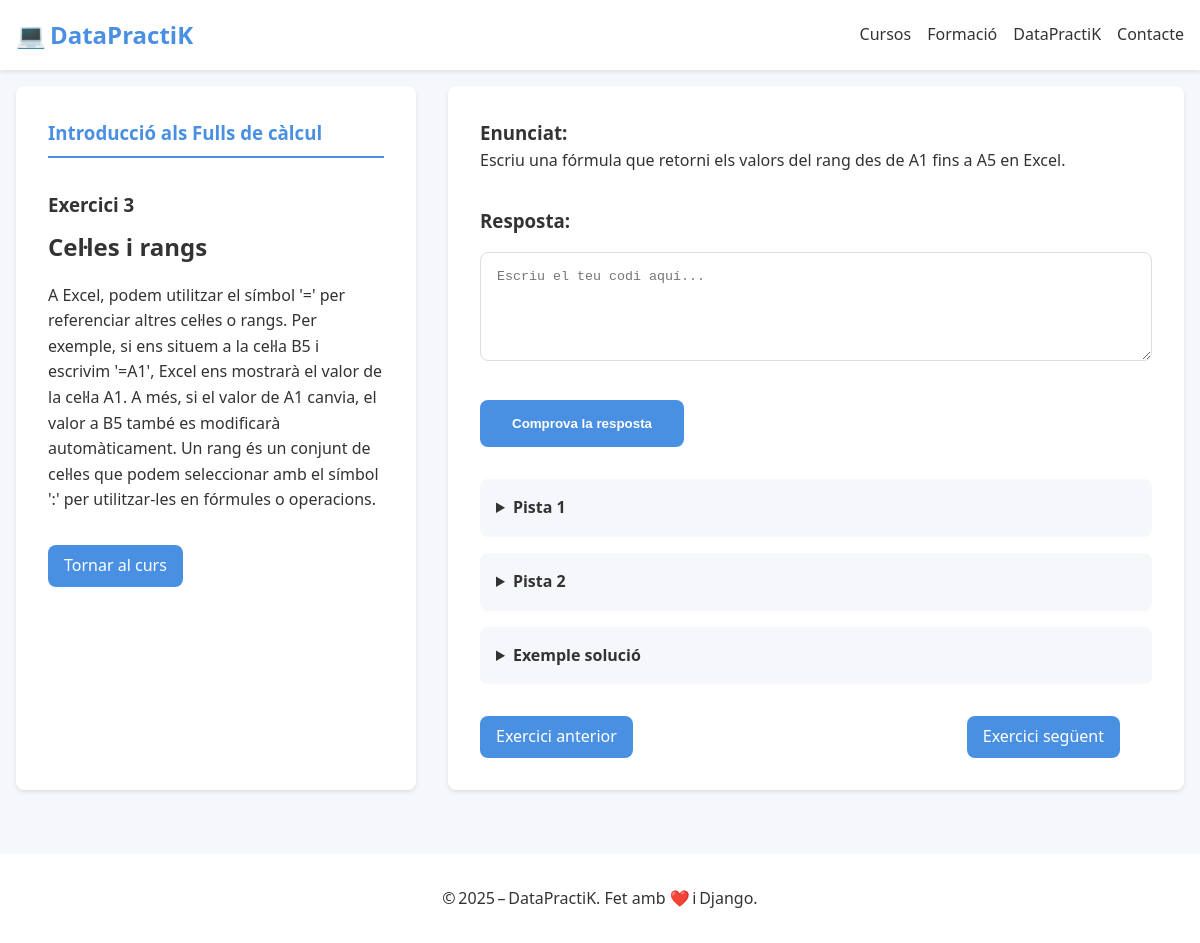
The page /curs/Excel/capitol/1/exercici/3/ on the database its author committed.
### app_django/models.py (models this page shows, shortened)
class Exercici(models.Model):
    class Tipus(models.TextChoices):
        CODI = 'codi', _("Escriure codi")
        TEST = 'test', _("Tipus test")
        IA = 'ia', _("Correcció amb IA")
        EXE = 'exe', _("Execució de codi")
    curs = models.ForeignKey(Curs, on_delete=models.CASCADE, related_name='exercicis', verbose_name=_("Curs"))
    capitol = models.ForeignKey(Capitol, on_delete=models.CASCADE, related_name='exercicis', verbose_name=_("Capítol"))
    numero = models.PositiveIntegerField(_("Número d'exercici"), default=0)
    titol = models.CharField(_("Títol de l'exercici"), max_length=200, null=True, blank=True)
    tipus = models.CharField(_("Tipus d'exercici"), max_length=20, choices=Tipus.choices)
    descripcio = models.TextField(_("Descripció"), null=True, blank=True)
    enunciat = models.TextField(_("Enunciat"))
    resposta_usuari = models.TextField(_("Resposta de l'usuari"), null=True, blank=True)
    solucio = models.TextField(_("Solució correcta"), null=True, blank=True)
    solucio_codi_1 = models.TextField(_("Solució en codi 1"), null=True, blank=True)
    solucio_codi_2 = models.TextField(_("Solució en codi 2"), null=True, blank=True)
    imatge_1 = models.ImageField(_("Imatge 1"), upload_to='exercicis/imatges/', null=True, blank=True)
    descripcio_imatge_1 = models.CharField(_("Descripció imatge 1"), max_length=255, null=True, blank=True)
    imatge_2 = models.ImageField(_("Imatge 2"), upload_to='exercicis/imatges/', null=True, blank=True)
    descripcio_imatge_2 = models.CharField(_("Descripció imatge 2"), max_length=255, null=True, blank=True)
    respostes_test = models.JSONField(_("Respostes del test"), null=True, blank=True)
    temps_estimat_minuts = models.IntegerField(_("Temps estimat (min)"), null=True, blank=True)
    pista_1 = models.TextField(_("Pista 1"), null=True, blank=True)
    pista_2 = models.TextField(_("Pista 2"), null=True, blank=True)
    class Meta:
        ordering = ['capitol__numero', 'numero']
        unique_together = ('capitol', 'numero')
        verbose_name = _("Exercici")
        verbose_name_plural = _("Exercicis")

class Capitol(models.Model):
    curs = models.ForeignKey(Curs, on_delete=models.CASCADE, related_name='capitols', verbose_name=_("Curs"))
    titol = models.CharField(_("Títol del capítol"), max_length=100)
    numero = models.PositiveIntegerField(_("Número del capítol"))
    dificultat = models.CharField(_("Dificultat"), max_length=50)
    preu = models.DecimalField(_("Preu"), max_digits=5, decimal_places=2, default=0.00)
    data_creacio = models.DateTimeField(_("Data de creació"), auto_now_add=True)
    class Meta:
        ordering = ['numero']
        unique_together = ('curs', 'numero')
        verbose_name = _("Capítol")
        verbose_name_plural = _("Capítols")

### app_django/views.py (the view, shortened to what this page needs)
# urls.py: path('curs/<str:curs_nom>/capitol/<int:capitol_num>/exercici/<int:exercici_num>/', views.exercici, name='exercici'),
def exercici(request, curs_nom, capitol_num, exercici_num):
    print(f"⚙️ Inici de la vista 'exercici' per al curs: {curs_nom}, capítol: {capitol_num}, exercici: {exercici_num}")
    curs = get_object_or_404(Curs, nom=curs_nom)
    capitol = get_object_or_404(Capitol, numero=capitol_num, curs=curs)
    exercici = get_object_or_404(Exercici, numero=exercici_num, capitol=capitol)
    missatge = ''
    resposta_correcta = False
    resposta_ia = ''
    exercici_seguent = Exercici.objects.filter(capitol=capitol, numero=exercici.numero + 1).first()
    exercici_anterior = Exercici.objects.filter(capitol=capitol, numero=exercici.numero - 1).first()
    return render(request, 'exercici.html', {
        'curs': curs,
        'capitol': capitol,
        'exercici': exercici,
        'missatge': missatge,
        'opcions': exercici.respostes_test if exercici.tipus == 'test' else None,
        'exercici_seguent': exercici_seguent,
        'exercici_anterior': exercici_anterior,
        'resposta_correcta': resposta_correcta,
        'resposta_ia': resposta_ia,
    })

### app_django/templates/exercici.html (shortened to what this page needs)
{% extends 'base.html' %}
{% load static %}
{% block content %}
<div class="exercise">
    <div class="exercise__container">
        <aside class="exercise__sidebar">
            <h3 class="exercise__chapter">{{ exercici.capitol.titol }}</h3>
            <h3 class="exercise__number">Exercici {{ exercici.numero }}</h3>
            <h2 class="exercise__title">{{ exercici.titol }}</h2>
            {% if exercici.descripcio %}
                <p class="exercise__description">{{ exercici.descripcio | safe}}</p>
            {% endif %}
            <div class="exercise__navigation">
                <a href="{% url 'index_curs' exercici.curs.nom %}" class="exercise__back-button">Tornar al curs</a>
            </div>
        </aside>
        <main class="exercise__main">
            <div class="exercise__content">
                <div class="exercise__statement">
                    <h3 class="exercise__statement-title">Enunciat:</h3>
                    <p>{{ exercici.enunciat | safe}}</p>
                </div>
                <form method="post" class="exercise__form">
                    <h3 class="exercise__response-title">Resposta:</h3>
                    {% if exercici.tipus in 'codi exe'%}
                        <textarea name="resposta_usuari" class="exercise__code-input" rows="5" placeholder="Escriu el teu codi aquí..."></textarea>
                    {% elif exercici.tipus == 'ia' %}
                        <textarea name="resposta_usuari" class="exercise__text-input" rows="5" placeholder="Escriu la teva resposta aquí..."></textarea>
                    {% endif %}
                    <button type="submit" class="exercise__submit-button">Comprova la resposta</button>
                </form>
                <div class="exercise__hints">
                    {% if exercici.pista_1 %}
                        <details class="exercise__hint">
                            <summary>Pista 1</summary>
                        </details>
                    {% endif %}
                    {% if exercici.pista_2 %}
                        <details class="exercise__hint">
                            <summary>Pista 2</summary>
                        </details>
                    {% endif %}
                </div>
                {% if exercici.solucio_codi_1 or exercici.solucio_codi_2 %}
                <details class="exercise__hint">
                    <summary>Exemple solució</summary>
                </details>
            {% endif %}
                <div class="exercise__navigation-buttons">
                    {% if exercici_anterior %}
                        <a href="{% url 'exercici' exercici.curs.nom exercici_anterior.capitol.numero exercici_anterior.numero %}" class="exercise__previous-button">Exercici anterior</a>
                    {% endif %}
                    {% if exercici_seguent %}
                        <a href="{% url 'exercici' exercici.curs.nom exercici_seguent.capitol.numero exercici_seguent.numero %}" class="exercise__next-button">Exercici següent</a>
                    {% endif %}
                </div>
            </div>
        </main>
    </div>
</div>
{% endblock %}

### app_django/static/css/style.css (style rules this page uses)
:root { --color-primary: #4a90e2; --color-secondary: #0000ff; --color-accent: #07bb8e; --color-text: #333333; --color-text-light: #666666; --color-background: #f5f7fa; --color-white: #ffffff; --color-success: #4caf50; --color-error: #f44336; --border-radius: 8px; --spacing-xs: 0.5rem; --spacing-sm: 1rem; --spacing-md: 2rem; --spacing-lg: 3rem; --font-family: 'Segoe UI', system-ui, sans-serif; --shadow-sm: 0 2px 4px rgba(0, 0, 0, 0.1); --shadow-md: 0 4px 6px rgba(0, 0, 0, 0.1); --max-width: 1600px; --font-size-xs: 0.75rem; --font-size-sm: 1rem; --font-size-md: 1.25rem; --font-size-md: 1.25rem; --font-size-md-lg: 1.5rem; --font-size-lg: 2.5rem; }
* { margin: 0; padding: 0; box-sizing: border-box; }
body { font-family: var(--font-family); line-height: 1.6; color: var(--color-text); background-color: var(--color-background); }
.exercise { max-width: var(--max-width); margin: 0 auto; padding: var(--spacing-sm); }
.exercise__container { display: grid; grid-template-columns: 400px 1fr; gap: var(--spacing-md); }
.exercise__sidebar { background: var(--color-white); padding: var(--spacing-md); border-radius: var(--border-radius); box-shadow: var(--shadow-sm); }
.exercise__main { background: var(--color-white); padding: var(--spacing-md); border-radius: var(--border-radius); box-shadow: var(--shadow-sm); }
.exercise__title { margin-bottom: var(--spacing-sm); }
.exercise__number { margin-bottom: var(--spacing-xs); }
.exercise__chapter { color: var(--color-primary); margin-bottom: var(--spacing-md); padding-bottom: var(--spacing-xs); border-bottom: 2px solid var(--color-primary); }
.exercise__navigation-buttons { display: flex; justify-content: space-between; margin-top: var(--spacing-md); }
.exercise__previous-button, .exercise__next-button { display: inline-block; padding: var(--spacing-xs) var(--spacing-sm); background-color: var(--color-primary); color: var(--color-white); text-decoration: none; border-radius: var(--border-radius); transition: opacity 0.3s ease; margin-right: var(--spacing-md); }
.exercise__back-button { display: inline-block; padding: var(--spacing-xs) var(--spacing-sm); background-color: var(--color-primary); color: var(--color-white); text-decoration: none; border-radius: var(--border-radius); margin-top: var(--spacing-md); }
.exercise__form { margin-top: var(--spacing-md); }
.exercise__code-input, .exercise__text-input { width: 100%; padding: var(--spacing-sm); border: 1px solid #ddd; border-radius: var(--border-radius); font-family: monospace; margin: var(--spacing-sm) 0; }
.exercise__submit-button { background-color: var(--color-primary); color: var(--color-white); border: none; padding: var(--spacing-sm) var(--spacing-md); border-radius: var(--border-radius); cursor: pointer; font-weight: 600; margin-top: var(--spacing-sm); }
.exercise__hints { margin-top: var(--spacing-md); }
.exercise__hint { margin: var(--spacing-sm) 0; padding: var(--spacing-sm); background-color: var(--color-background); border-radius: var(--border-radius); }
.exercise__hint summary { cursor: pointer; font-weight: 600; }

### app_django/templates/base.html (style rules this page uses)
html { scroll-behavior:smooth; }

### rows shown on the page
Exercici: capitol.titol "Introducció als Fulls de càlcul", numero "3", titol "Cel·les i rangs", descripcio "A Excel, podem utilitzar el símbol '=' per referenciar altres cel·les o rangs. Per exemple, si ens situem a la cel·la B5 i escrivim '=A1', Excel ens mostrarà el valor de la cel·la A1. A més, si el valor de A1 canvia, el valor a B5 també es modificarà automàticament. Un rang és un conjunt de cel·les que podem seleccionar amb el símbol ':' per utilitzar-les en fórmules o operacions.", enunciat "Escriu una fórmula que retorni els valors del rang des de A1 fins a A5 en Excel."
